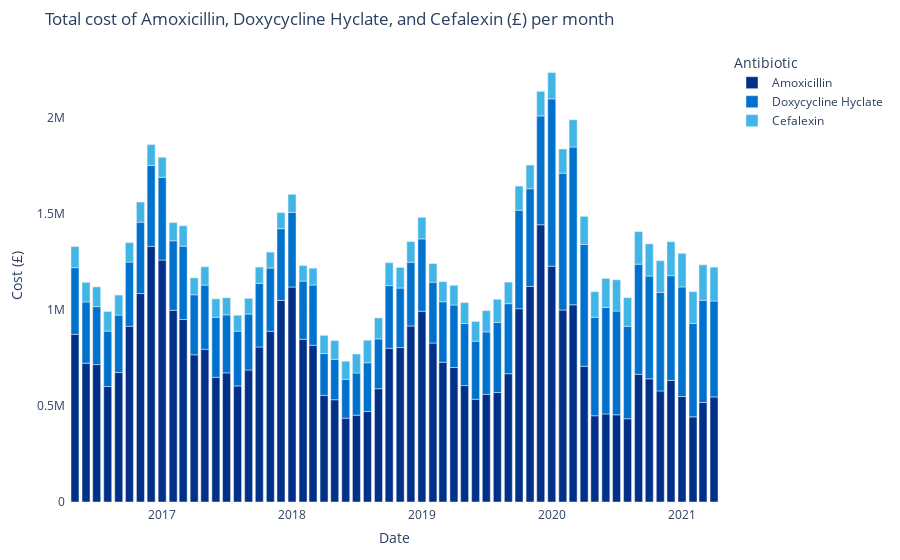

Notebook code cell kept with this figure:
### Code cell
pd.options.plotting.backend = "plotly"
fig = px.bar(all_amoxicillin_plot, x='Date', y= ["Amoxicillin", "Doxycycline Hyclate", 'Cefalexin'],
color_discrete_sequence=["#003087", "#0072CE", "#41B6E6"],
labels={"value": "Cost (£)", "variable": "Antibiotic"},  
title= "Total cost of Amoxicillin, Doxycycline Hyclate, and Cefalexin (£) per month")
fig.update_layout(
    {"plot_bgcolor": "rgba(0, 0, 0, 0)", "paper_bgcolor": "rgba(0, 0, 0, 0)"},
    autosize=True,
    margin=dict(l=50, r=50, b=50, t=50, pad=4, autoexpand=True),
)
fig.show()
